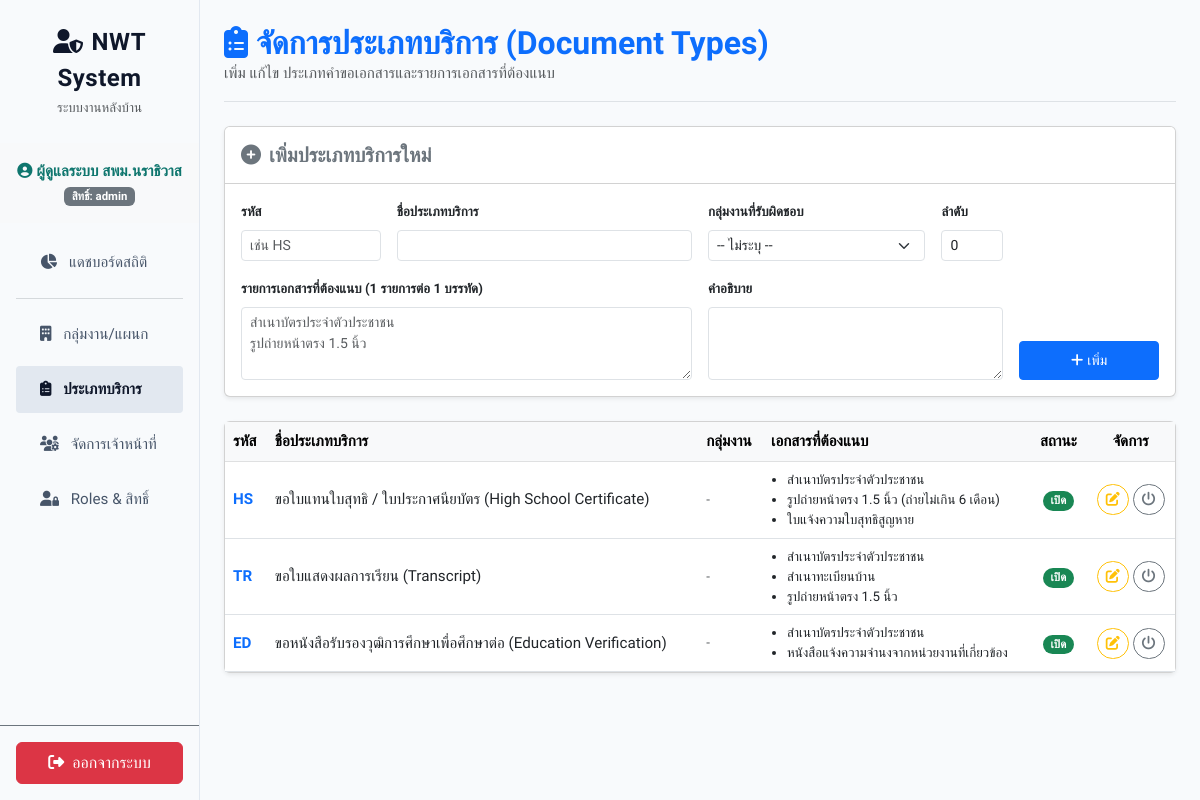
Screenshot of /admin/services (signed in) with the database file from the repository.
### tables this page shows
CREATE TABLE IF NOT EXISTS `request_types` (
    `id`            INT AUTO_INCREMENT PRIMARY KEY,
    `code`          VARCHAR(10)  NOT NULL UNIQUE,
    `name_th`       VARCHAR(255) NOT NULL,
    `description`   TEXT         NULL,
    `doc_checklist` JSON         NOT NULL,
    `department_id` INT          NULL,
    `active`        TINYINT(1)   DEFAULT 1,
    `sort_order`    INT          DEFAULT 0,
    CONSTRAINT `fk_request_types_department` FOREIGN KEY (`department_id`) REFERENCES `departments` (`id`) ON DELETE SET NULL
);

### public_html/controllers/ServiceController.php (called while the page is built, shortened)
<?php
class ServiceController {
    public function index() {
        try {
            $db = Database::getConnection();
            $result = $db->query("
                SELECT rt.*, d.name_th AS department_name
                FROM request_types rt
                LEFT JOIN departments d ON rt.department_id = d.id
                ORDER BY rt.sort_order ASC, rt.id ASC
            ");
            $services = [];
            while ($row = $result->fetch_assoc()) {
                $row['doc_checklist'] = json_decode($row['doc_checklist'], true);
                $services[] = $row;
            }
            include dirname(__DIR__) . '/views/admin/services.php';
        } catch (Exception $e) {
            http_response_code(500);
            throw new Exception("เกิดข้อผิดพลาดในการโหลดประเภทบริการ: " . $e->getMessage());
        }
    }
}

### public_html/middleware/AuthMiddleware.php (called while the page is built, shortened)
<?php
class AuthMiddleware {
    public static function hasPermission($permissionCode) {
        $permissions = $_SESSION['officer_permissions'] ?? [];
        return in_array($permissionCode, $permissions);
    }
}

### public_html/views/admin/services.php (the view, shortened to what this page needs)
<!DOCTYPE html>
<html lang="th">
<head>
    <link href="https://cdn.jsdelivr.net/npm/bootstrap@5.3.0/dist/css/bootstrap.min.css" rel="stylesheet">
    <link href="https://cdnjs.cloudflare.com/ajax/libs/font-awesome/6.4.0/css/all.min.css" rel="stylesheet">
    <link href="<?= \App\Config\Config::SITE_URL ?>/assets/css/style.css" rel="stylesheet">
</head>
<body>
    <div class="container-fluid">
        <div class="row">
            <div class="col-md-3 col-lg-2 px-0 admin-sidebar d-flex flex-column">
                <div class="p-4 border-bottom border-light text-center">
                    <span class="fs-4 brand-text d-block fw-bold"><i class="fa-solid fa-user-shield me-2"></i>NWT System</span>
                    <span class="text-muted small">ระบบงานหลังบ้าน</span>
                </div>
                <div class="p-3 text-dark border-bottom border-light bg-light text-center">
                    <div class="fw-bold text-dark-green"><i class="fa-solid fa-circle-user me-1"></i><?= esc($_SESSION['officer_name']) ?></div>
                    <span class="badge bg-secondary small mt-1">สิทธิ์: <?= esc($_SESSION['officer_role']) ?></span>
                </div>
                <div class="p-3 flex-grow-1">
                    <nav class="nav flex-column gap-2">
                        <a href="<?= \App\Config\Config::SITE_URL ?>/admin/dashboard" class="admin-sidebar-link"><i class="fa-solid fa-chart-pie me-2"></i> แดชบอร์ดสถิติ</a>
                        <hr class="my-1 border-secondary opacity-25">
                        <?php if (AuthMiddleware::hasPermission('departments.view')): ?>
                        <a href="<?= \App\Config\Config::SITE_URL ?>/admin/departments" class="admin-sidebar-link"><i class="fa-solid fa-building me-2"></i> กลุ่มงาน/แผนก</a>
                        <?php endif; ?>
                        <a href="<?= \App\Config\Config::SITE_URL ?>/admin/services" class="admin-sidebar-link active"><i class="fa-solid fa-clipboard-list me-2"></i> ประเภทบริการ</a>
                        <?php if (AuthMiddleware::hasPermission('officers.view')): ?>
                        <a href="<?= \App\Config\Config::SITE_URL ?>/admin/officers" class="admin-sidebar-link"><i class="fa-solid fa-users-gear me-2"></i> จัดการเจ้าหน้าที่</a>
                        <?php endif; ?>
                        <?php if (AuthMiddleware::hasPermission('roles.view')): ?>
                        <a href="<?= \App\Config\Config::SITE_URL ?>/admin/roles" class="admin-sidebar-link"><i class="fa-solid fa-user-lock me-2"></i> Roles & สิทธิ์</a>
                        <?php endif; ?>
                    </nav>
                </div>
                <div class="p-3 border-top border-secondary">
                    <a href="<?= \App\Config\Config::SITE_URL ?>/admin/logout" class="btn btn-danger w-100 py-2"><i class="fa-solid fa-right-from-bracket me-2"></i>ออกจากระบบ</a>
                </div>
            </div>
            <div class="col-md-9 col-lg-10 py-4 px-md-4">
                <div class="d-flex justify-content-between align-items-center mb-4 border-bottom pb-3">
                    <div>
                        <h2 class="fw-bold mb-0 text-primary"><i class="fa-solid fa-clipboard-list me-2"></i>จัดการประเภทบริการ (Document Types)</h2>
                        <p class="text-muted mb-0">เพิ่ม แก้ไข ประเภทคำขอเอกสารและรายการเอกสารที่ต้องแนบ</p>
                    </div>
                </div>
                <?php if (AuthMiddleware::hasPermission('services.create')): ?>
                <div class="card shadow-sm mb-4">
                    <div class="card-header bg-white py-3">
                        <h5 class="fw-bold mb-0 text-secondary"><i class="fa-solid fa-plus-circle me-2"></i>เพิ่มประเภทบริการใหม่</h5>
                    </div>
                    <div class="card-body">
                        <form method="POST">
                            <div class="row g-3">
                                <div class="col-md-2">
                                    <label class="form-label small fw-bold">รหัส</label>
                                    <input type="text" name="code" class="form-control form-control-sm" required placeholder="เช่น HS">
                                </div>
                                <div class="col-md-4">
                                    <label class="form-label small fw-bold">ชื่อประเภทบริการ</label>
                                    <input type="text" name="name_th" class="form-control form-control-sm" required>
                                </div>
                                <div class="col-md-3">
                                    <label class="form-label small fw-bold">กลุ่มงานที่รับผิดชอบ</label>
                                    <select name="department_id" class="form-select form-select-sm">
                                        <option value="">-- ไม่ระบุ --</option>
                                    </select>
                                </div>
                                <div class="col-md-1">
                                    <label class="form-label small fw-bold">ลำดับ</label>
                                    <input type="number" name="sort_order" class="form-control form-control-sm" value="0">
                                </div>
                                <div class="col-md-6">
                                    <label class="form-label small fw-bold">รายการเอกสารที่ต้องแนบ (1 รายการต่อ 1 บรรทัด)</label>
                                    <textarea name="doc_checklist" class="form-control form-control-sm" rows="3" required placeholder="สำเนาบัตรประจำตัวประชาชน&#10;รูปถ่ายหน้าตรง 1.5 นิ้ว"></textarea>
                                </div>
                                <div class="col-md-4">
                                    <label class="form-label small fw-bold">คำอธิบาย</label>
                                    <textarea name="description" class="form-control form-control-sm" rows="3"></textarea>
                                </div>
                                <div class="col-md-2 d-flex align-items-end">
                                    <button type="submit" class="btn btn-primary btn-sm w-100 py-2"><i class="fa-solid fa-plus me-1"></i>เพิ่ม</button>
                                </div>
                            </div>
                        </form>
                    </div>
                </div>
                <?php endif; ?>
                <div class="card shadow-sm">
                    <div class="card-body p-0">
                        <div class="table-responsive">
                            <table class="table table-hover align-middle mb-0">
                                <thead class="table-light text-secondary">
                                    <tr>
                                        <th>รหัส</th>
                                        <th>ชื่อประเภทบริการ</th>
                                        <th>กลุ่มงาน</th>
                                        <th>เอกสารที่ต้องแนบ</th>
                                        <th class="text-center">สถานะ</th>
                                        <?php if (AuthMiddleware::hasPermission('services.edit')): ?>
                                        <th class="text-center">จัดการ</th>
                                        <?php endif; ?>
                                    </tr>
                                </thead>
                                <tbody>
                                    <?php if (!empty($services)): ?>
                                        <?php foreach ($services as $svc): ?>
                                        <tr>
                                            <td><strong class="text-primary"><?= esc($svc['code']) ?></strong></td>
                                            <td><?= esc($svc['name_th']) ?></td>
                                            <td class="small text-muted"><?= esc($svc['department_name'] ?? '-') ?></td>
                                            <td>
                                                <?php if (!empty($svc['doc_checklist'])): ?>
                                                <ul class="mb-0 ps-3 small">
                                                    <?php foreach ($svc['doc_checklist'] as $doc): ?>
                                                    <li><?= esc($doc) ?></li>
                                                    <?php endforeach; ?>
                                                </ul>
                                                <?php endif; ?>
                                            </td>
                                            <td class="text-center">
                                                <?php if ($svc['active']): ?>
                                                    <span class="badge bg-success rounded-pill">เปิด</span>
                                                <?php else: ?>
                                                    <span class="badge bg-secondary rounded-pill">ปิด</span>
                                                <?php endif; ?>
                                            </td>
                                            <?php if (AuthMiddleware::hasPermission('services.edit')): ?>
                                            <td class="text-center">
                                                <button class="btn btn-outline-warning btn-sm rounded-pill px-2 py-1" data-bs-toggle="modal" data-bs-target="#editSvcModal<?= $svc['id'] ?>">
                                                    <i class="fa-solid fa-pen-to-square"></i>
                                                </button>
                                                <form method="POST" class="d-inline">
                                                    <button type="submit" class="btn btn-outline-secondary btn-sm rounded-pill px-2 py-1"><i class="fa-solid fa-power-off"></i></button>
                                                </form>
                                            </td>
                                            <?php endif; ?>
                                        </tr>
                                        <?php endforeach; ?>
                                    <?php else: ?>
                                        <tr><td colspan="6" class="text-center py-5 text-muted">ยังไม่มีประเภทบริการ</td></tr>
                                    <?php endif; ?>
                                </tbody>
                            </table>
                        </div>
                    </div>
                </div>
            </div>
        </div>
    </div>
</body>
</html>

### public_html/assets/css/style.css (style rules this page uses)
:root { --primary: #0f766e; --primary-light: #14b8a6; --primary-dark: #115e59; --secondary: #f59e0b; --success: #10b981; --danger: #ef4444; --warning: #f59e0b; --info: #0ea5e9; --bg-light: #f8fafc; --bg-card: #ffffff; --text-main: #1e293b; --text-muted: #64748b; --border-color: #e2e8f0; --radius-sm: 8px; --radius-md: 12px; --radius-lg: 20px; --shadow-sm: 0 1px 3px 0 rgb(0 0 0 / 0.05); --shadow-md: 0 4px 6px -1px rgb(0 0 0 / 0.05), 0 2px 4px -2px rgb(0 0 0 / 0.05); --shadow-lg: 0 10px 25px -5px rgb(0 0 0 / 0.05), 0 8px 10px -6px rgb(0 0 0 / 0.05); }
body { font-family: 'Sarabun', 'Outfit', sans-serif; background-color: var(--bg-light); color: var(--text-main); overflow-x: hidden; font-size: 0.95rem; }
.brand-text { font-weight: 700; letter-spacing: 0.5px; color: #0f172a !important; }
.admin-sidebar { background-color: #f8fafc; color: #1e293b; min-height: auto; box-shadow: none; border-right: none; border-bottom: 1px solid var(--border-color); }
@media (min-width: 768px) { .admin-sidebar { min-height: 100vh; border-right: 1px solid var(--border-color); border-bottom: none; } }
.admin-sidebar-link { color: #475569; display: block; padding: 0.75rem 1.5rem; text-decoration: none; transition: all 0.2s ease; border-radius: 4px; }
.admin-sidebar-link:hover, .admin-sidebar-link.active { background-color: #e2e8f0; color: #0f172a; font-weight: 600; }
.text-dark-green { color: var(--primary); }

### rows the page displays
request_types: code "HS", name_th "ขอใบแทนใบสุทธิ / ใบประกาศนียบัตร (High School Certificate)", department_name "-", doc "สำเนาบัตรประจำตัวประชาชน", doc "รูปถ่ายหน้าตรง 1.5 นิ้ว (ถ่ายไม่เกิน 6 เดือน)", doc "ใบแจ้งความใบสุทธิสูญหาย", active "เปิด"
request_types: code "TR", name_th "ขอใบแสดงผลการเรียน (Transcript)", department_name "-", doc "สำเนาบัตรประจำตัวประชาชน", doc "สำเนาทะเบียนบ้าน", doc "รูปถ่ายหน้าตรง 1.5 นิ้ว", active "เปิด"
request_types: code "ED", name_th "ขอหนังสือรับรองวุฒิการศึกษาเพื่อศึกษาต่อ (Education Verification)", department_name "-", doc "สำเนาบัตรประจำตัวประชาชน", doc "หนังสือแจ้งความจำนงจากหน่วยงานที่เกี่ยวข้อง", active "เปิด"

### other values shown
$_SESSION['officer_name'] "ผู้ดูแลระบบ สพม.นราธิวาส"
$_SESSION['officer_role'] "admin"
